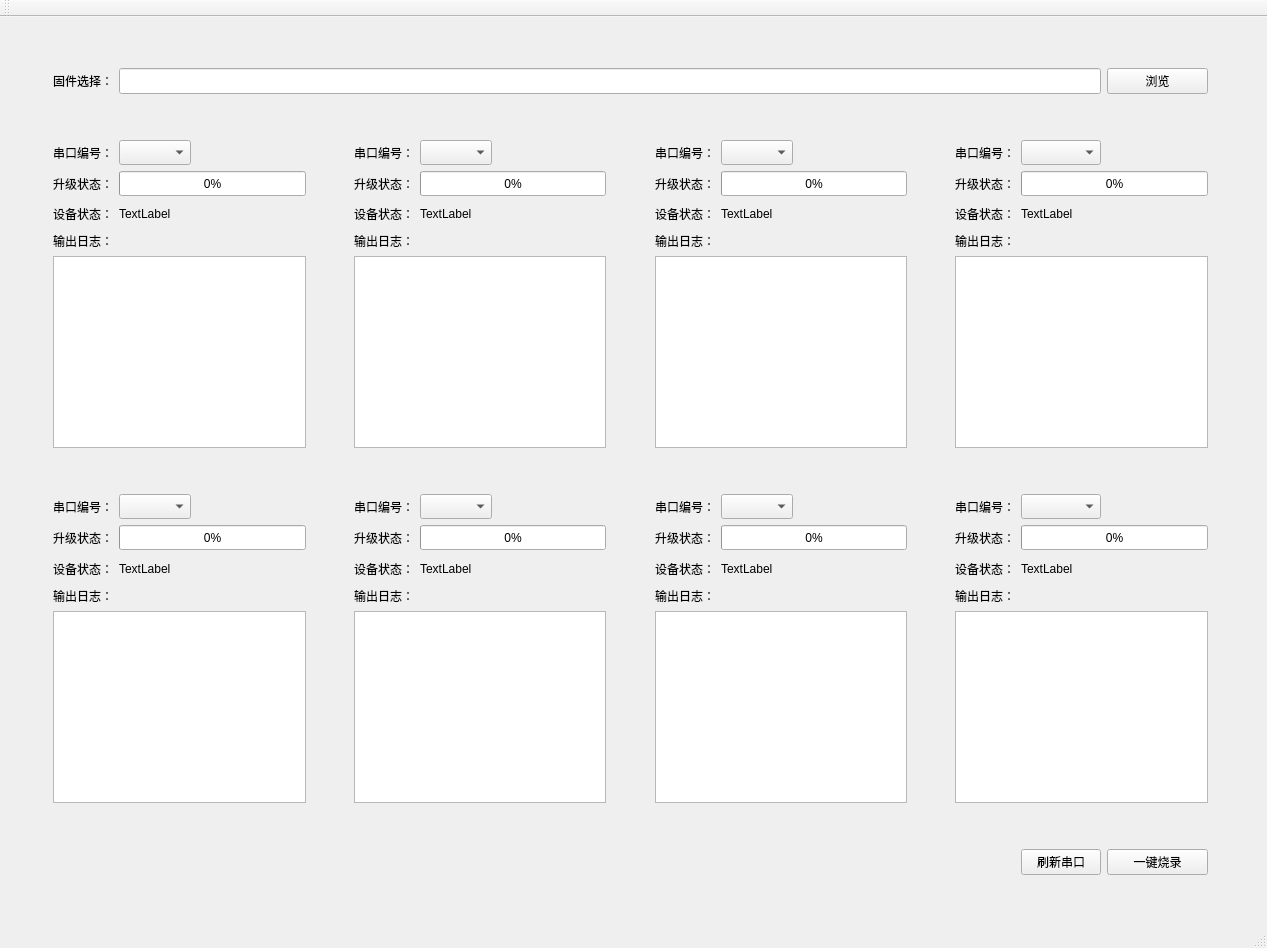
<?xml version="1.0" encoding="UTF-8"?>
<ui version="4.0">
 <class>MainWindow</class>
 <widget class="QMainWindow" name="MainWindow">
  <property name="enabled">
   <bool>true</bool>
  </property>
  <property name="geometry">
   <rect>
    <x>0</x>
    <y>0</y>
    <width>1267</width>
    <height>948</height>
   </rect>
  </property>
  <property name="sizePolicy">
   <sizepolicy hsizetype="Expanding" vsizetype="Expanding">
    <horstretch>0</horstretch>
    <verstretch>0</verstretch>
   </sizepolicy>
  </property>
  <property name="windowTitle">
   <string>TIBurnTool_v1.0.4</string>
  </property>
  <widget class="QWidget" name="centralWidget">
   <layout class="QGridLayout" name="gridLayout_2">
    <item row="0" column="0">
     <layout class="QGridLayout" name="gridLayout">
      <item row="13" column="5" colspan="3">
       <widget class="QTextBrowser" name="textBrowser_burnStatus_6">
        <property name="sizePolicy">
         <sizepolicy hsizetype="Expanding" vsizetype="Expanding">
          <horstretch>0</horstretch>
          <verstretch>0</verstretch>
         </sizepolicy>
        </property>
       </widget>
      </item>
      <item row="9" column="9">
       <widget class="QLabel" name="label_23">
        <property name="sizePolicy">
         <sizepolicy hsizetype="Preferred" vsizetype="Expanding">
          <horstretch>0</horstretch>
          <verstretch>0</verstretch>
         </sizepolicy>
        </property>
        <property name="text">
         <string>串口编号：</string>
        </property>
       </widget>
      </item>
      <item row="13" column="13" colspan="3">
       <widget class="QTextBrowser" name="textBrowser_burnStatus_8">
        <property name="sizePolicy">
         <sizepolicy hsizetype="Expanding" vsizetype="Expanding">
          <horstretch>0</horstretch>
          <verstretch>0</verstretch>
         </sizepolicy>
        </property>
       </widget>
      </item>
      <item row="4" column="14" colspan="2">
       <widget class="QProgressBar" name="update_progressBar_4">
        <property name="sizePolicy">
         <sizepolicy hsizetype="Expanding" vsizetype="Expanding">
          <horstretch>0</horstretch>
          <verstretch>0</verstretch>
         </sizepolicy>
        </property>
        <property name="value">
         <number>0</number>
        </property>
       </widget>
      </item>
      <item row="9" column="13">
       <widget class="QLabel" name="label_26">
        <property name="sizePolicy">
         <sizepolicy hsizetype="Preferred" vsizetype="Expanding">
          <horstretch>0</horstretch>
          <verstretch>0</verstretch>
         </sizepolicy>
        </property>
        <property name="text">
         <string>串口编号：</string>
        </property>
       </widget>
      </item>
      <item row="3" column="5">
       <widget class="QLabel" name="label_10">
        <property name="sizePolicy">
         <sizepolicy hsizetype="Preferred" vsizetype="Expanding">
          <horstretch>0</horstretch>
          <verstretch>0</verstretch>
         </sizepolicy>
        </property>
        <property name="text">
         <string>串口编号：</string>
        </property>
       </widget>
      </item>
      <item row="7" column="1" colspan="3">
       <widget class="QTextBrowser" name="textBrowser_burnStatus">
        <property name="sizePolicy">
         <sizepolicy hsizetype="Expanding" vsizetype="Expanding">
          <horstretch>0</horstretch>
          <verstretch>0</verstretch>
         </sizepolicy>
        </property>
       </widget>
      </item>
      <item row="3" column="7">
       <spacer name="horizontalSpacer_8">
        <property name="orientation">
         <enum>Qt::Horizontal</enum>
        </property>
        <property name="sizeHint" stdset="0">
         <size>
          <width>40</width>
          <height>20</height>
         </size>
        </property>
       </spacer>
      </item>
      <item row="8" column="16">
       <spacer name="horizontalSpacer_5">
        <property name="orientation">
         <enum>Qt::Horizontal</enum>
        </property>
        <property name="sizeHint" stdset="0">
         <size>
          <width>40</width>
          <height>20</height>
         </size>
        </property>
       </spacer>
      </item>
      <item row="5" column="13">
       <widget class="QLabel" name="label_13">
        <property name="sizePolicy">
         <sizepolicy hsizetype="Preferred" vsizetype="Expanding">
          <horstretch>0</horstretch>
          <verstretch>0</verstretch>
         </sizepolicy>
        </property>
        <property name="text">
         <string>设备状态：</string>
        </property>
       </widget>
      </item>
      <item row="11" column="6">
       <widget class="QLabel" name="label_burnState_6">
        <property name="text">
         <string>TextLabel</string>
        </property>
       </widget>
      </item>
      <item row="6" column="1">
       <widget class="QLabel" name="label_2">
        <property name="text">
         <string>输出日志：</string>
        </property>
       </widget>
      </item>
      <item row="1" column="1">
       <widget class="QLabel" name="label">
        <property name="sizePolicy">
         <sizepolicy hsizetype="Preferred" vsizetype="Expanding">
          <horstretch>0</horstretch>
          <verstretch>0</verstretch>
         </sizepolicy>
        </property>
        <property name="text">
         <string>固件选择：</string>
        </property>
        <property name="buddy">
         <cstring>firmwarename_lineEdit</cstring>
        </property>
       </widget>
      </item>
      <item row="10" column="10" colspan="2">
       <widget class="QProgressBar" name="update_progressBar_7">
        <property name="sizePolicy">
         <sizepolicy hsizetype="Expanding" vsizetype="Expanding">
          <horstretch>0</horstretch>
          <verstretch>0</verstretch>
         </sizepolicy>
        </property>
        <property name="value">
         <number>0</number>
        </property>
       </widget>
      </item>
      <item row="16" column="0" colspan="18">
       <spacer name="verticalSpacer_3">
        <property name="orientation">
         <enum>Qt::Vertical</enum>
        </property>
        <property name="sizeHint" stdset="0">
         <size>
          <width>20</width>
          <height>40</height>
         </size>
        </property>
       </spacer>
      </item>
      <item row="11" column="10">
       <widget class="QLabel" name="label_burnState_7">
        <property name="text">
         <string>TextLabel</string>
        </property>
       </widget>
      </item>
      <item row="3" column="13">
       <widget class="QLabel" name="label_11">
        <property name="sizePolicy">
         <sizepolicy hsizetype="Preferred" vsizetype="Expanding">
          <horstretch>0</horstretch>
          <verstretch>0</verstretch>
         </sizepolicy>
        </property>
        <property name="text">
         <string>串口编号：</string>
        </property>
       </widget>
      </item>
      <item row="14" column="8">
       <spacer name="verticalSpacer_8">
        <property name="orientation">
         <enum>Qt::Vertical</enum>
        </property>
        <property name="sizeHint" stdset="0">
         <size>
          <width>20</width>
          <height>40</height>
         </size>
        </property>
       </spacer>
      </item>
      <item row="7" column="13" colspan="3">
       <widget class="QTextBrowser" name="textBrowser_burnStatus_4">
        <property name="sizePolicy">
         <sizepolicy hsizetype="Expanding" vsizetype="Expanding">
          <horstretch>0</horstretch>
          <verstretch>0</verstretch>
         </sizepolicy>
        </property>
       </widget>
      </item>
      <item row="9" column="2">
       <widget class="QComboBox" name="comboBox_uartNumber_5">
        <property name="sizePolicy">
         <sizepolicy hsizetype="Preferred" vsizetype="Expanding">
          <horstretch>0</horstretch>
          <verstretch>0</verstretch>
         </sizepolicy>
        </property>
       </widget>
      </item>
      <item row="13" column="1" colspan="3">
       <widget class="QTextBrowser" name="textBrowser_burnStatus_5">
        <property name="sizePolicy">
         <sizepolicy hsizetype="Expanding" vsizetype="Expanding">
          <horstretch>0</horstretch>
          <verstretch>0</verstretch>
         </sizepolicy>
        </property>
       </widget>
      </item>
      <item row="12" column="1">
       <widget class="QLabel" name="label_30">
        <property name="text">
         <string>输出日志：</string>
        </property>
       </widget>
      </item>
      <item row="1" column="2" colspan="13">
       <widget class="QLineEdit" name="firmwarename_lineEdit">
        <property name="sizePolicy">
         <sizepolicy hsizetype="Expanding" vsizetype="Expanding">
          <horstretch>0</horstretch>
          <verstretch>0</verstretch>
         </sizepolicy>
        </property>
       </widget>
      </item>
      <item row="11" column="2">
       <widget class="QLabel" name="label_burnState_5">
        <property name="text">
         <string>TextLabel</string>
        </property>
       </widget>
      </item>
      <item row="4" column="10" colspan="2">
       <widget class="QProgressBar" name="update_progressBar_3">
        <property name="sizePolicy">
         <sizepolicy hsizetype="Expanding" vsizetype="Expanding">
          <horstretch>0</horstretch>
          <verstretch>0</verstretch>
         </sizepolicy>
        </property>
        <property name="value">
         <number>0</number>
        </property>
       </widget>
      </item>
      <item row="9" column="7">
       <spacer name="horizontalSpacer_11">
        <property name="orientation">
         <enum>Qt::Horizontal</enum>
        </property>
        <property name="sizeHint" stdset="0">
         <size>
          <width>40</width>
          <height>20</height>
         </size>
        </property>
       </spacer>
      </item>
      <item row="3" column="10">
       <widget class="QComboBox" name="comboBox_uartNumber_3">
        <property name="sizePolicy">
         <sizepolicy hsizetype="Preferred" vsizetype="Expanding">
          <horstretch>0</horstretch>
          <verstretch>0</verstretch>
         </sizepolicy>
        </property>
       </widget>
      </item>
      <item row="9" column="6">
       <widget class="QComboBox" name="comboBox_uartNumber_6">
        <property name="sizePolicy">
         <sizepolicy hsizetype="Preferred" vsizetype="Expanding">
          <horstretch>0</horstretch>
          <verstretch>0</verstretch>
         </sizepolicy>
        </property>
       </widget>
      </item>
      <item row="3" column="1">
       <widget class="QLabel" name="label_3">
        <property name="sizePolicy">
         <sizepolicy hsizetype="Preferred" vsizetype="Expanding">
          <horstretch>0</horstretch>
          <verstretch>0</verstretch>
         </sizepolicy>
        </property>
        <property name="text">
         <string>串口编号：</string>
        </property>
       </widget>
      </item>
      <item row="6" column="13">
       <widget class="QLabel" name="label_29">
        <property name="text">
         <string>输出日志：</string>
        </property>
       </widget>
      </item>
      <item row="9" column="3">
       <spacer name="horizontalSpacer_6">
        <property name="orientation">
         <enum>Qt::Horizontal</enum>
        </property>
        <property name="sizeHint" stdset="0">
         <size>
          <width>40</width>
          <height>20</height>
         </size>
        </property>
       </spacer>
      </item>
      <item row="11" column="13">
       <widget class="QLabel" name="label_25">
        <property name="sizePolicy">
         <sizepolicy hsizetype="Preferred" vsizetype="Expanding">
          <horstretch>0</horstretch>
          <verstretch>0</verstretch>
         </sizepolicy>
        </property>
        <property name="text">
         <string>设备状态：</string>
        </property>
       </widget>
      </item>
      <item row="2" column="8">
       <spacer name="verticalSpacer">
        <property name="orientation">
         <enum>Qt::Vertical</enum>
        </property>
        <property name="sizeType">
         <enum>QSizePolicy::Preferred</enum>
        </property>
        <property name="sizeHint" stdset="0">
         <size>
          <width>20</width>
          <height>40</height>
         </size>
        </property>
       </spacer>
      </item>
      <item row="4" column="13">
       <widget class="QLabel" name="label_12">
        <property name="sizePolicy">
         <sizepolicy hsizetype="Preferred" vsizetype="Expanding">
          <horstretch>0</horstretch>
          <verstretch>0</verstretch>
         </sizepolicy>
        </property>
        <property name="text">
         <string>升级状态：</string>
        </property>
       </widget>
      </item>
      <item row="7" column="5" colspan="3">
       <widget class="QTextBrowser" name="textBrowser_burnStatus_2">
        <property name="sizePolicy">
         <sizepolicy hsizetype="Expanding" vsizetype="Expanding">
          <horstretch>0</horstretch>
          <verstretch>0</verstretch>
         </sizepolicy>
        </property>
       </widget>
      </item>
      <item row="11" column="14">
       <widget class="QLabel" name="label_burnState_8">
        <property name="text">
         <string>TextLabel</string>
        </property>
       </widget>
      </item>
      <item row="9" column="15">
       <spacer name="horizontalSpacer_13">
        <property name="orientation">
         <enum>Qt::Horizontal</enum>
        </property>
        <property name="sizeHint" stdset="0">
         <size>
          <width>40</width>
          <height>20</height>
         </size>
        </property>
       </spacer>
      </item>
      <item row="9" column="1">
       <widget class="QLabel" name="label_15">
        <property name="sizePolicy">
         <sizepolicy hsizetype="Preferred" vsizetype="Expanding">
          <horstretch>0</horstretch>
          <verstretch>0</verstretch>
         </sizepolicy>
        </property>
        <property name="text">
         <string>串口编号：</string>
        </property>
       </widget>
      </item>
      <item row="4" column="1">
       <widget class="QLabel" name="label_5">
        <property name="sizePolicy">
         <sizepolicy hsizetype="Preferred" vsizetype="Expanding">
          <horstretch>0</horstretch>
          <verstretch>0</verstretch>
         </sizepolicy>
        </property>
        <property name="text">
         <string>升级状态：</string>
        </property>
       </widget>
      </item>
      <item row="3" column="15">
       <spacer name="horizontalSpacer_10">
        <property name="orientation">
         <enum>Qt::Horizontal</enum>
        </property>
        <property name="sizeHint" stdset="0">
         <size>
          <width>40</width>
          <height>20</height>
         </size>
        </property>
       </spacer>
      </item>
      <item row="5" column="1">
       <widget class="QLabel" name="label_4">
        <property name="sizePolicy">
         <sizepolicy hsizetype="Preferred" vsizetype="Expanding">
          <horstretch>0</horstretch>
          <verstretch>0</verstretch>
         </sizepolicy>
        </property>
        <property name="text">
         <string>设备状态：</string>
        </property>
       </widget>
      </item>
      <item row="11" column="1">
       <widget class="QLabel" name="label_17">
        <property name="sizePolicy">
         <sizepolicy hsizetype="Preferred" vsizetype="Expanding">
          <horstretch>0</horstretch>
          <verstretch>0</verstretch>
         </sizepolicy>
        </property>
        <property name="text">
         <string>设备状态：</string>
        </property>
       </widget>
      </item>
      <item row="9" column="10">
       <widget class="QComboBox" name="comboBox_uartNumber_7">
        <property name="sizePolicy">
         <sizepolicy hsizetype="Preferred" vsizetype="Expanding">
          <horstretch>0</horstretch>
          <verstretch>0</verstretch>
         </sizepolicy>
        </property>
       </widget>
      </item>
      <item row="10" column="14" colspan="2">
       <widget class="QProgressBar" name="update_progressBar_8">
        <property name="sizePolicy">
         <sizepolicy hsizetype="Expanding" vsizetype="Expanding">
          <horstretch>0</horstretch>
          <verstretch>0</verstretch>
         </sizepolicy>
        </property>
        <property name="value">
         <number>0</number>
        </property>
       </widget>
      </item>
      <item row="5" column="2">
       <widget class="QLabel" name="label_burnState">
        <property name="text">
         <string>TextLabel</string>
        </property>
       </widget>
      </item>
      <item row="12" column="9">
       <widget class="QLabel" name="label_32">
        <property name="text">
         <string>输出日志：</string>
        </property>
       </widget>
      </item>
      <item row="5" column="10">
       <widget class="QLabel" name="label_burnState_3">
        <property name="text">
         <string>TextLabel</string>
        </property>
       </widget>
      </item>
      <item row="8" column="10">
       <spacer name="verticalSpacer_6">
        <property name="orientation">
         <enum>Qt::Vertical</enum>
        </property>
        <property name="sizeHint" stdset="0">
         <size>
          <width>20</width>
          <height>40</height>
         </size>
        </property>
       </spacer>
      </item>
      <item row="4" column="6" colspan="2">
       <widget class="QProgressBar" name="update_progressBar_2">
        <property name="sizePolicy">
         <sizepolicy hsizetype="Expanding" vsizetype="Expanding">
          <horstretch>0</horstretch>
          <verstretch>0</verstretch>
         </sizepolicy>
        </property>
        <property name="value">
         <number>0</number>
        </property>
       </widget>
      </item>
      <item row="0" column="0" colspan="18">
       <spacer name="verticalSpacer_2">
        <property name="orientation">
         <enum>Qt::Vertical</enum>
        </property>
        <property name="sizeHint" stdset="0">
         <size>
          <width>20</width>
          <height>40</height>
         </size>
        </property>
       </spacer>
      </item>
      <item row="9" column="11">
       <spacer name="horizontalSpacer_12">
        <property name="orientation">
         <enum>Qt::Horizontal</enum>
        </property>
        <property name="sizeHint" stdset="0">
         <size>
          <width>40</width>
          <height>20</height>
         </size>
        </property>
       </spacer>
      </item>
      <item row="8" column="4">
       <spacer name="horizontalSpacer">
        <property name="orientation">
         <enum>Qt::Horizontal</enum>
        </property>
        <property name="sizeType">
         <enum>QSizePolicy::Expanding</enum>
        </property>
        <property name="sizeHint" stdset="0">
         <size>
          <width>40</width>
          <height>20</height>
         </size>
        </property>
       </spacer>
      </item>
      <item row="15" column="15">
       <widget class="QPushButton" name="run_pushButton">
        <property name="sizePolicy">
         <sizepolicy hsizetype="Expanding" vsizetype="Expanding">
          <horstretch>0</horstretch>
          <verstretch>0</verstretch>
         </sizepolicy>
        </property>
        <property name="text">
         <string>一键烧录</string>
        </property>
       </widget>
      </item>
      <item row="3" column="14">
       <widget class="QComboBox" name="comboBox_uartNumber_4">
        <property name="sizePolicy">
         <sizepolicy hsizetype="Preferred" vsizetype="Expanding">
          <horstretch>0</horstretch>
          <verstretch>0</verstretch>
         </sizepolicy>
        </property>
       </widget>
      </item>
      <item row="3" column="2">
       <widget class="QComboBox" name="comboBox_uartNumber">
        <property name="sizePolicy">
         <sizepolicy hsizetype="Preferred" vsizetype="Expanding">
          <horstretch>0</horstretch>
          <verstretch>0</verstretch>
         </sizepolicy>
        </property>
       </widget>
      </item>
      <item row="11" column="5">
       <widget class="QLabel" name="label_19">
        <property name="sizePolicy">
         <sizepolicy hsizetype="Preferred" vsizetype="Expanding">
          <horstretch>0</horstretch>
          <verstretch>0</verstretch>
         </sizepolicy>
        </property>
        <property name="text">
         <string>设备状态：</string>
        </property>
       </widget>
      </item>
      <item row="1" column="15">
       <widget class="QPushButton" name="openbin_pushButton">
        <property name="sizePolicy">
         <sizepolicy hsizetype="Minimum" vsizetype="Expanding">
          <horstretch>0</horstretch>
          <verstretch>0</verstretch>
         </sizepolicy>
        </property>
        <property name="text">
         <string>浏览</string>
        </property>
       </widget>
      </item>
      <item row="8" column="14">
       <spacer name="verticalSpacer_7">
        <property name="orientation">
         <enum>Qt::Vertical</enum>
        </property>
        <property name="sizeHint" stdset="0">
         <size>
          <width>20</width>
          <height>40</height>
         </size>
        </property>
       </spacer>
      </item>
      <item row="8" column="0">
       <spacer name="horizontalSpacer_4">
        <property name="orientation">
         <enum>Qt::Horizontal</enum>
        </property>
        <property name="sizeHint" stdset="0">
         <size>
          <width>40</width>
          <height>20</height>
         </size>
        </property>
       </spacer>
      </item>
      <item row="6" column="5">
       <widget class="QLabel" name="label_6">
        <property name="text">
         <string>输出日志：</string>
        </property>
       </widget>
      </item>
      <item row="8" column="12">
       <spacer name="horizontalSpacer_3">
        <property name="orientation">
         <enum>Qt::Horizontal</enum>
        </property>
        <property name="sizeHint" stdset="0">
         <size>
          <width>40</width>
          <height>20</height>
         </size>
        </property>
       </spacer>
      </item>
      <item row="5" column="5">
       <widget class="QLabel" name="label_18">
        <property name="sizePolicy">
         <sizepolicy hsizetype="Preferred" vsizetype="Expanding">
          <horstretch>0</horstretch>
          <verstretch>0</verstretch>
         </sizepolicy>
        </property>
        <property name="text">
         <string>设备状态：</string>
        </property>
       </widget>
      </item>
      <item row="3" column="3">
       <spacer name="horizontalSpacer_7">
        <property name="orientation">
         <enum>Qt::Horizontal</enum>
        </property>
        <property name="sizeHint" stdset="0">
         <size>
          <width>40</width>
          <height>20</height>
         </size>
        </property>
       </spacer>
      </item>
      <item row="5" column="14">
       <widget class="QLabel" name="label_burnState_4">
        <property name="text">
         <string>TextLabel</string>
        </property>
       </widget>
      </item>
      <item row="5" column="6">
       <widget class="QLabel" name="label_burnState_2">
        <property name="text">
         <string>TextLabel</string>
        </property>
       </widget>
      </item>
      <item row="3" column="6">
       <widget class="QComboBox" name="comboBox_uartNumber_2">
        <property name="sizePolicy">
         <sizepolicy hsizetype="Preferred" vsizetype="Expanding">
          <horstretch>0</horstretch>
          <verstretch>0</verstretch>
         </sizepolicy>
        </property>
       </widget>
      </item>
      <item row="8" column="6">
       <spacer name="verticalSpacer_5">
        <property name="orientation">
         <enum>Qt::Vertical</enum>
        </property>
        <property name="sizeHint" stdset="0">
         <size>
          <width>20</width>
          <height>40</height>
         </size>
        </property>
       </spacer>
      </item>
      <item row="12" column="5">
       <widget class="QLabel" name="label_31">
        <property name="text">
         <string>输出日志：</string>
        </property>
       </widget>
      </item>
      <item row="10" column="2" colspan="2">
       <widget class="QProgressBar" name="update_progressBar_5">
        <property name="sizePolicy">
         <sizepolicy hsizetype="Expanding" vsizetype="Expanding">
          <horstretch>0</horstretch>
          <verstretch>0</verstretch>
         </sizepolicy>
        </property>
        <property name="value">
         <number>0</number>
        </property>
       </widget>
      </item>
      <item row="15" column="14">
       <widget class="QPushButton" name="pushButton_updateUart">
        <property name="sizePolicy">
         <sizepolicy hsizetype="Minimum" vsizetype="Expanding">
          <horstretch>0</horstretch>
          <verstretch>0</verstretch>
         </sizepolicy>
        </property>
        <property name="text">
         <string>刷新串口</string>
        </property>
       </widget>
      </item>
      <item row="9" column="14">
       <widget class="QComboBox" name="comboBox_uartNumber_8">
        <property name="sizePolicy">
         <sizepolicy hsizetype="Preferred" vsizetype="Expanding">
          <horstretch>0</horstretch>
          <verstretch>0</verstretch>
         </sizepolicy>
        </property>
       </widget>
      </item>
      <item row="4" column="9">
       <widget class="QLabel" name="label_8">
        <property name="sizePolicy">
         <sizepolicy hsizetype="Preferred" vsizetype="Expanding">
          <horstretch>0</horstretch>
          <verstretch>0</verstretch>
         </sizepolicy>
        </property>
        <property name="text">
         <string>升级状态：</string>
        </property>
       </widget>
      </item>
      <item row="10" column="5">
       <widget class="QLabel" name="label_21">
        <property name="sizePolicy">
         <sizepolicy hsizetype="Preferred" vsizetype="Expanding">
          <horstretch>0</horstretch>
          <verstretch>0</verstretch>
         </sizepolicy>
        </property>
        <property name="text">
         <string>升级状态：</string>
        </property>
       </widget>
      </item>
      <item row="9" column="5">
       <widget class="QLabel" name="label_20">
        <property name="sizePolicy">
         <sizepolicy hsizetype="Preferred" vsizetype="Expanding">
          <horstretch>0</horstretch>
          <verstretch>0</verstretch>
         </sizepolicy>
        </property>
        <property name="text">
         <string>串口编号：</string>
        </property>
       </widget>
      </item>
      <item row="10" column="9">
       <widget class="QLabel" name="label_24">
        <property name="sizePolicy">
         <sizepolicy hsizetype="Preferred" vsizetype="Expanding">
          <horstretch>0</horstretch>
          <verstretch>0</verstretch>
         </sizepolicy>
        </property>
        <property name="text">
         <string>升级状态：</string>
        </property>
       </widget>
      </item>
      <item row="4" column="2" colspan="2">
       <widget class="QProgressBar" name="update_progressBar">
        <property name="sizePolicy">
         <sizepolicy hsizetype="Expanding" vsizetype="Expanding">
          <horstretch>0</horstretch>
          <verstretch>0</verstretch>
         </sizepolicy>
        </property>
        <property name="value">
         <number>0</number>
        </property>
       </widget>
      </item>
      <item row="10" column="13">
       <widget class="QLabel" name="label_27">
        <property name="sizePolicy">
         <sizepolicy hsizetype="Preferred" vsizetype="Expanding">
          <horstretch>0</horstretch>
          <verstretch>0</verstretch>
         </sizepolicy>
        </property>
        <property name="text">
         <string>升级状态：</string>
        </property>
       </widget>
      </item>
      <item row="3" column="9">
       <widget class="QLabel" name="label_7">
        <property name="sizePolicy">
         <sizepolicy hsizetype="Preferred" vsizetype="Expanding">
          <horstretch>0</horstretch>
          <verstretch>0</verstretch>
         </sizepolicy>
        </property>
        <property name="text">
         <string>串口编号：</string>
        </property>
       </widget>
      </item>
      <item row="7" column="9" colspan="3">
       <widget class="QTextBrowser" name="textBrowser_burnStatus_3">
        <property name="sizePolicy">
         <sizepolicy hsizetype="Expanding" vsizetype="Expanding">
          <horstretch>0</horstretch>
          <verstretch>0</verstretch>
         </sizepolicy>
        </property>
       </widget>
      </item>
      <item row="6" column="9">
       <widget class="QLabel" name="label_28">
        <property name="text">
         <string>输出日志：</string>
        </property>
       </widget>
      </item>
      <item row="10" column="1">
       <widget class="QLabel" name="label_16">
        <property name="sizePolicy">
         <sizepolicy hsizetype="Preferred" vsizetype="Expanding">
          <horstretch>0</horstretch>
          <verstretch>0</verstretch>
         </sizepolicy>
        </property>
        <property name="text">
         <string>升级状态：</string>
        </property>
       </widget>
      </item>
      <item row="8" column="8">
       <spacer name="horizontalSpacer_2">
        <property name="orientation">
         <enum>Qt::Horizontal</enum>
        </property>
        <property name="sizeHint" stdset="0">
         <size>
          <width>40</width>
          <height>20</height>
         </size>
        </property>
       </spacer>
      </item>
      <item row="10" column="6" colspan="2">
       <widget class="QProgressBar" name="update_progressBar_6">
        <property name="sizePolicy">
         <sizepolicy hsizetype="Expanding" vsizetype="Expanding">
          <horstretch>0</horstretch>
          <verstretch>0</verstretch>
         </sizepolicy>
        </property>
        <property name="value">
         <number>0</number>
        </property>
       </widget>
      </item>
      <item row="5" column="9">
       <widget class="QLabel" name="label_9">
        <property name="sizePolicy">
         <sizepolicy hsizetype="Preferred" vsizetype="Expanding">
          <horstretch>0</horstretch>
          <verstretch>0</verstretch>
         </sizepolicy>
        </property>
        <property name="text">
         <string>设备状态：</string>
        </property>
       </widget>
      </item>
      <item row="8" column="2">
       <spacer name="verticalSpacer_4">
        <property name="orientation">
         <enum>Qt::Vertical</enum>
        </property>
        <property name="sizeHint" stdset="0">
         <size>
          <width>20</width>
          <height>40</height>
         </size>
        </property>
       </spacer>
      </item>
      <item row="3" column="11">
       <spacer name="horizontalSpacer_9">
        <property name="orientation">
         <enum>Qt::Horizontal</enum>
        </property>
        <property name="sizeHint" stdset="0">
         <size>
          <width>40</width>
          <height>20</height>
         </size>
        </property>
       </spacer>
      </item>
      <item row="4" column="5">
       <widget class="QLabel" name="label_14">
        <property name="sizePolicy">
         <sizepolicy hsizetype="Preferred" vsizetype="Expanding">
          <horstretch>0</horstretch>
          <verstretch>0</verstretch>
         </sizepolicy>
        </property>
        <property name="text">
         <string>升级状态：</string>
        </property>
       </widget>
      </item>
      <item row="13" column="9" colspan="3">
       <widget class="QTextBrowser" name="textBrowser_burnStatus_7">
        <property name="sizePolicy">
         <sizepolicy hsizetype="Expanding" vsizetype="Expanding">
          <horstretch>0</horstretch>
          <verstretch>0</verstretch>
         </sizepolicy>
        </property>
       </widget>
      </item>
      <item row="11" column="9">
       <widget class="QLabel" name="label_22">
        <property name="sizePolicy">
         <sizepolicy hsizetype="Preferred" vsizetype="Expanding">
          <horstretch>0</horstretch>
          <verstretch>0</verstretch>
         </sizepolicy>
        </property>
        <property name="text">
         <string>设备状态：</string>
        </property>
       </widget>
      </item>
      <item row="12" column="13">
       <widget class="QLabel" name="label_33">
        <property name="text">
         <string>输出日志：</string>
        </property>
       </widget>
      </item>
     </layout>
    </item>
   </layout>
  </widget>
  <widget class="QMenuBar" name="menuBar">
   <property name="geometry">
    <rect>
     <x>0</x>
     <y>0</y>
     <width>1267</width>
     <height>22</height>
    </rect>
   </property>
  </widget>
  <widget class="QToolBar" name="mainToolBar">
   <attribute name="toolBarArea">
    <enum>TopToolBarArea</enum>
   </attribute>
   <attribute name="toolBarBreak">
    <bool>false</bool>
   </attribute>
  </widget>
  <widget class="QStatusBar" name="statusBar"/>
 </widget>
 <layoutdefault spacing="6" margin="11"/>
 <resources/>
 <connections/>
</ui>
